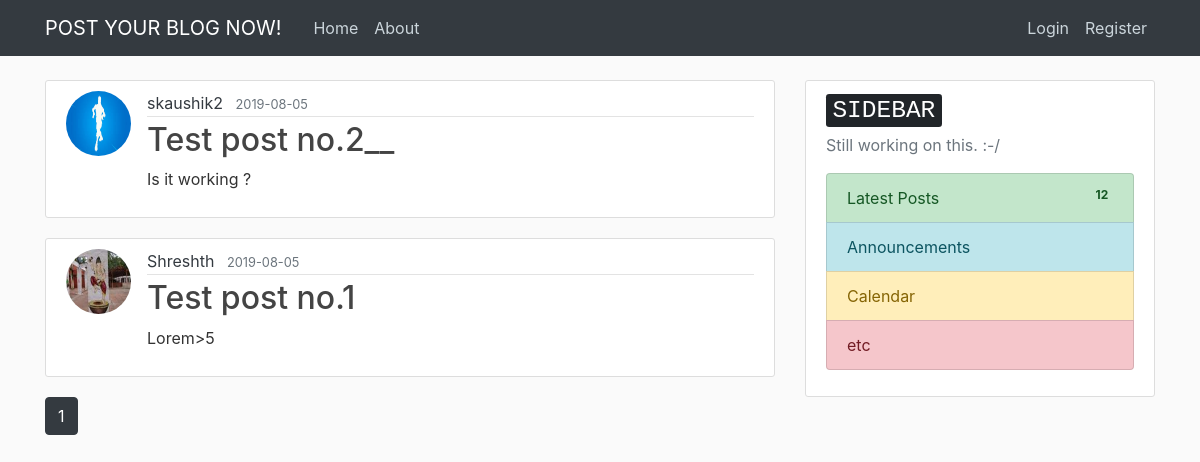
The page /home on the database its author committed.
### flaskblog/models.py (models this page shows, shortened)
class Post(db.Model):
    id = db.Column(db.Integer, primary_key=True)
    title = db.Column(db.String(100), nullable=False)
    date_posted = db.Column(db.DateTime, nullable=False, default=datetime.utcnow)
    content = db.Column(db.Text, nullable=False)
    user_id = db.Column(db.Integer, db.ForeignKey('user.id'), nullable=False)

class User(db.Model, UserMixin):
    id = db.Column(db.Integer, primary_key=True)
    username = db.Column(db.String(20), unique=True, nullable=False)
    email = db.Column(db.String(120), unique=True, nullable=False)
    image_file = db.Column(db.String(20), nullable=False, default='default.jpg')
    password = db.Column(db.String(60), nullable=False)
    posts = db.relationship('Post', backref='author', lazy=True)

### flaskblog/main/routes.py (the view)
@main.route("/")
@main.route("/home")
def home():
    page = request.args.get('page', 1, type=int)
    posts = Post.query.order_by(Post.date_posted.desc()).paginate(page=page, per_page=5)
    return render_template('home.html', posts=posts)

### flaskblog/templates/home.html
{% extends "layout.html" %}
{% block content %}
    {% for post in posts.items %}
        <article class="media content-section">
          <img class="rounded-circle article-img" src="{{ url_for('static', filename='profile_pics/' + post.author.image_file) }}">
          <div class="media-body">
            <div class="article-metadata">
              <a class="mr-2 text-dark" href="{{ url_for('users.user_posts', username=post.author.username) }}">{{ post.author.username }}</a>
              <small class="text-muted">{{ post.date_posted.strftime('%Y-%m-%d') }}</small>
            </div>
            <h2><a class="article-title" href="{{ url_for('posts.post', post_id=post.id) }}">{{ post.title }}</a></h2>
            <p class="article-content">{{ post.content }}</p>
          </div>
        </article>
    {% endfor %}
    {% for page_num in posts.iter_pages(left_edge=1, right_edge=1, left_current=1, right_current=2) %}
      {% if page_num %}
        {% if posts.page == page_num %}
          <a class="btn btn-dark mb-4" href="{{ url_for('main.home', page=page_num) }}">{{ page_num }}</a>
        {% else %}
          <a class="btn btn-outline-dark mb-4" href="{{ url_for('main.home', page=page_num) }}">{{ page_num }}</a>
        {% endif %}
      {% else %}
        ...
      {% endif %}
    {% endfor %}
{% endblock content %}

### flaskblog/templates/layout.html (shortened to what this page needs)
<!DOCTYPE html>
<html>
<head>
    <link rel="stylesheet" href="https://maxcdn.bootstrapcdn.com/bootstrap/4.0.0/css/bootstrap.min.css">
    <link rel="stylesheet" type="text/css" href="{{ url_for('static', filename='main.css') }}">
</head>
<body>
    <header class="site-header">
      <nav class="navbar navbar-expand-md navbar-dark bg-dark fixed-top">
        <div class="container">
          <a class="navbar-brand mr-4" href="/">POST YOUR BLOG NOW!</a>
          <div class="collapse navbar-collapse" id="navbarToggle">
            <div class="navbar-nav mr-auto">
              <a class="nav-item nav-link" href="{{ url_for('main.home') }}">Home</a>
              <a class="nav-item nav-link" href="{{ url_for('main.about') }}">About</a>
            </div>
            <div class="navbar-nav">
              {% if current_user.is_authenticated %}
                <a class="nav-item nav-link" href="{{ url_for('posts.new_post') }}">New Post</a>
                <a class="nav-item nav-link" href="{{ url_for('users.account') }}">Account</a>
                <a class="nav-item nav-link" href="{{ url_for('users.logout') }}">Logout</a>
              {% else %}
                <a class="nav-item nav-link" href="{{ url_for('users.login') }}">Login</a>
                <a class="nav-item nav-link" href="{{ url_for('users.register') }}">Register</a>
              {% endif %}
            </div>
          </div>
        </div>
      </nav>
    </header>
    <main role="main" class="container">
      <div class="row">
        <div class="col-md-8">
          {% block content %}{% endblock %}
        </div>
        <div class="col-md-4">
          <div class="content-section">
            <h3><kbd>SIDEBAR</kbd></h3>
            <p class='text-muted'>Still working on this. :-/
              <ul class="list-group">
                <li class="list-group-item list-group-item-success">Latest Posts<span class="badge float-right">12</span></li>
                <li class="list-group-item list-group-item-info">Announcements</li>
                <li class="list-group-item list-group-item-warning">Calendar</li>
                <li class="list-group-item list-group-item-danger">etc</li>
              </ul>
            </p>
          </div>
        </div>
      </div>
    </main>
</body>
</html>

### flaskblog/static/main.css (style rules this page uses)
body { background: #fafafa; color: #333333; margin-top: 5rem; }
h1, h2, h3, h4, h5, h6 { color: #444444; }
.site-header .navbar-nav .nav-link { color: #cbd5db; }
.content-section { background: #ffffff; padding: 10px 20px; border: 1px solid #dddddd; border-radius: 3px; margin-bottom: 20px; }
.article-title { color: #444444; }
.article-content { white-space: pre-line; }
.article-img { height: 65px; width: 65px; margin-right: 16px; }
.article-metadata { padding-bottom: 1px; margin-bottom: 4px; border-bottom: 1px solid #e3e3e3 }

### rows shown on the page
Post: image_file (placeholder picture), author.username "skaushik2", date_posted "2019-08-05", title "Test post no.2__", content "Is it working ?"
Post: image_file (picture), author.username "Shreshth", date_posted "2019-08-05", title "Test post no.1", content "Lorem>5"

### other values the page prints
{{ page_num }} "1"
